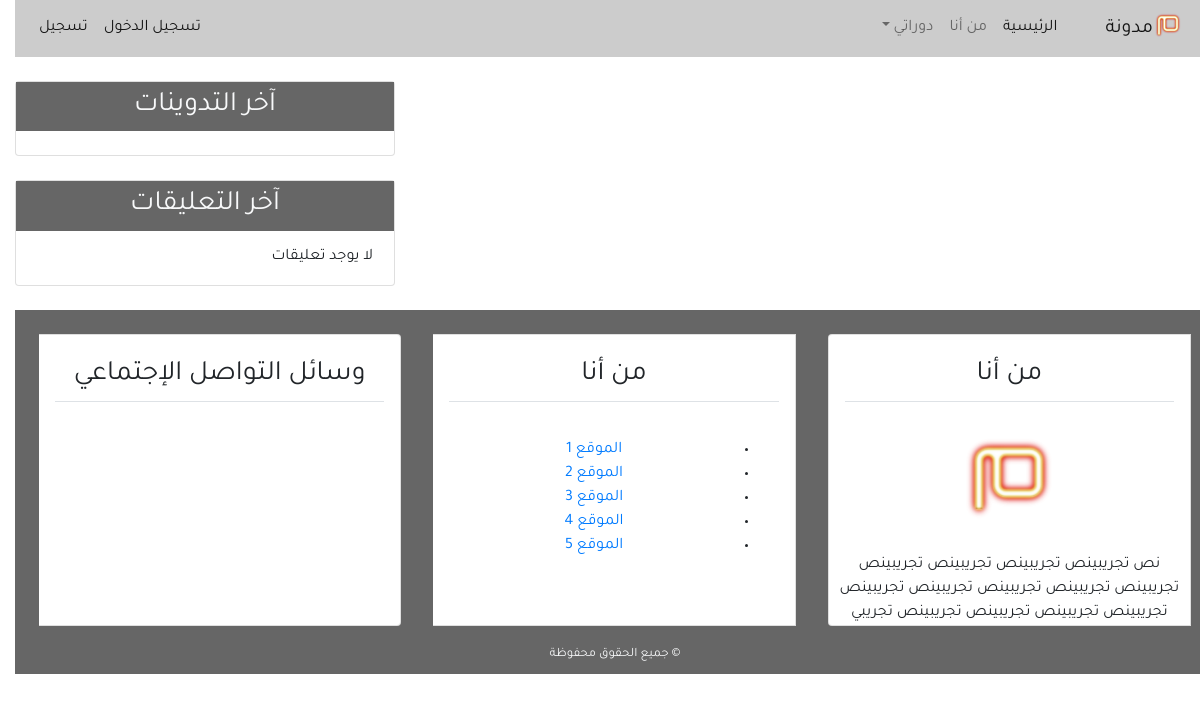
The app's page /, older data.
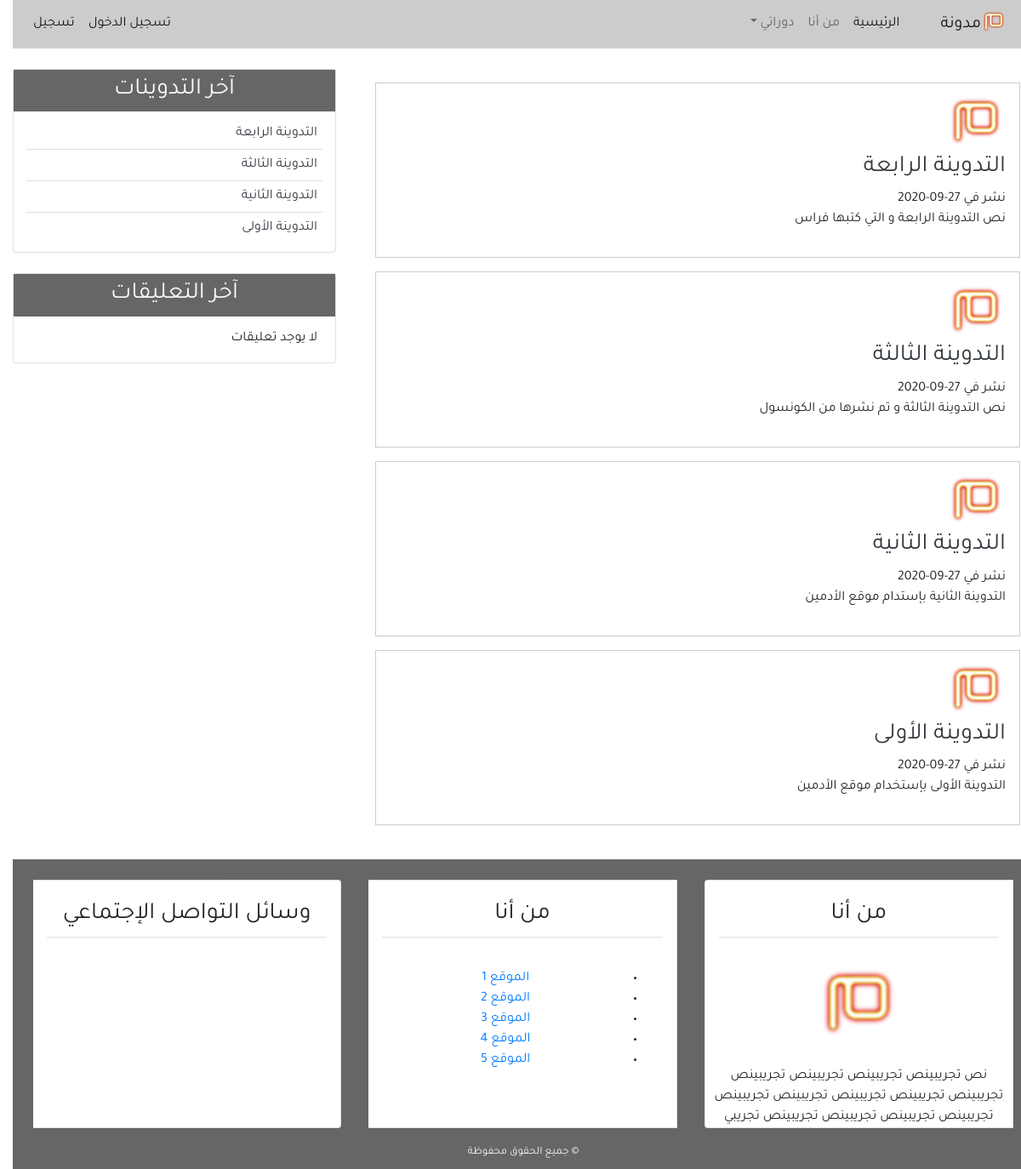
The same page, newer data.
### blog/models.py (models this page shows, shortened)
class Post(models.Model):
    title = models.CharField(max_length=100)
    content = models.TextField()
    post_date = models.DateTimeField(default=timezone.now)
    post_update = models.DateTimeField(auto_now=True)
    author = models.ForeignKey(User, on_delete=models.CASCADE)
    class Meta:
        ordering = ('-post_date', )

### blog/views.py (the view)
# urls.py: path('', views.home, name='home'),
def home(request):
    context = {
        'title': 'الصفحة الرئيسية',
        'posts': Post.objects.all()
    }
    return render(request, 'blog/index.html', context)

### blog/templates/blog/index.html
{% extends 'blog/base.html' %}
{% block content %}
    {% for post in posts %}
        <div class="post p-3 m-3">
            <img class="ing-fluid" width="70px" src="../../static/blog/images/mim-logo.png" alt="صورة الناشر">
            <h3><a href="{% url 'detail' post.pk %}" class="text-dark">{{post.title}}</a></h3>
            <span>نشر في {{post.post_date | date:"d-m-Y"}}</span>
            <p>{{post.content}}</p>
        </div>
    {% endfor %}
{% endblock content %}

### blog/templates/blog/base.html (shortened to what this page needs)
{% load static %}
<!DOCTYPE html>
<html lang="ar">
<head>
    <link rel="stylesheet" type="text/css" href="{% static 'blog/css/bootstrap.min.css' %}">
    <link rel="stylesheet" type="text/css" href="{% static 'blog/css/main.css' %}">
</head>
<body>
    <header>
        <nav class="navbar navbar-expand-lg navbar-light bg-light mb-4">
            <a class="navbar-brand" href="#"><img src="{% static 'blog/images/mim-logo.png' %}" alt="شعار مدونة"
                    width="30px" />مدونة</a>
            <div class="collapse navbar-collapse" id="navbarSupportedContent">
                <ul class="navbar-nav">
                    <li class="nav-item active">
                        <a class="nav-link" href="{% url 'home' %}">الرئيسية<span class="sr-only">(current)</span></a>
                    </li>
                    <li class="nav-item">
                        <a class="nav-link" href="{% url 'about' %}">من أنا</a>
                    </li>
                    <li class="nav-item dropdown">
                        <a class="nav-link dropdown-toggle" href="#" id="navbarDropdown" role="button"
                            data-toggle="dropdown" aria-haspopup="true" aria-expanded="false">
                            دوراتي
                        </a>
                    </li>
                </ul>
                <ul class="navbar-nav mr-auto">
                    <li class="nav-item active"><a class="nav-link">تسجيل الدخول</a></li>
                    <li class="nav-item active"><a class="nav-link">تسجيل</a></li>
                </ul>
            </div>
        </nav>
    </header>
    <section>
        <div class="contaner mb-4">
            <div class="row">
                <div class="col-md-8">
                    {% block content %}
                    {% endblock content %}
                </div>
                <div class="col-md-4">
                    <div class="card mb-4">
                        <h3 class="text-center bg-secondary text-light p-2">آخر التدوينات</h3>
                        {% include 'blog/latest_posts.html' %}
                    </div>
                    <div class="card">
                        <h3 class="text-center bg-secondary text-light p-2">آخر التعليقات</h3>
                        {% include 'blog/latest_comment.html' %}
                    </div>
                </div>
            </div>
        </div>
    </section>
    <footer class="bg-secondary">
        <div class="container-fluid text-center p-2">
            <div class="row">
                <div class="col-md">
                    <div class="card-group">
                        <div class="card m-3">
                            <h3 class="card-titale text-center border-bottom p-2 m-3">من أنا</h3>
                            <div class="card-body"><img src="{% static 'blog/images/mim-logo.png' %}" width="100px"
                                    alt="شعار مدونة"></div>
                            نص تجريبينص تجريبينص تجريبينص تجريبينص تجريبينص تجريبينص تجريبينص تجريبينص تجريبينص تجريبينص
                            تجريبينص تجريبينص تجريبينص تجريبي
                        </div>
                        <div class="card m-3">
                            <h3 class="card-titale text-center border-bottom p-2 m-3">من أنا</h3>
                            <div class="card-body text-center">
                                <ul>
                                    <li><a href="#">الموقع 1</a></li>
                                    <li><a href="#">الموقع 2</a></li>
                                    <li><a href="#">الموقع 3</a></li>
                                    <li><a href="#">الموقع 4</a></li>
                                    <li><a href="#">الموقع 5</a></li>
                                </ul>
                            </div>
                        </div>
                        <div class="card m-3">
                            <h3 class="card-titale text-center border-bottom p-2 m-3">وسائل التواصل الإجتماعي</h3>
                            <h3 class="card-body text-center">
                                <a href="#" class="text-secondary">  </a>
                                <a href="#" class="text-secondary">  </a>
                                <a href="#" class="text-secondary">  </a>
                                <a href="#" class="text-secondary">  </a>
                                <a href="#" class="text-secondary">  </a>
                                <a href="#" class="text-secondary">  </a>
                            </h3>
                        </div>
                    </div>
                </div>
            </div>
            <div class="row">
                <div class="col-md"><small class="text-light">&copy; جميع الحقوق محفوظة</small></div>
            </div>
        </div>
    </footer>
</body>
</html>

### blog/templates/blog/latest_posts.html
<ul class="list-group-flush latest-post">
    {% for post in posts %}
        <li class="list-group-item latest-post-item">
            <a href="{% url 'detail' post.pk %}" class="text-dark">{{post.title}}</a>
        </li>
    {% endfor %}
</ul>

### blog/templates/blog/latest_comment.html
<ul class="list-group-flush latest-comment">
    {% for comment in comments %}
        <li class="list-group-item latest-comment-item">
            <a href="{% url 'detail' comment.post.pk %}" class="text-dark">{{ comment.body}}</a>
        </li>
    {% empty %}
    <li class="list-group-item latest-comment-item">لا يوجد تعليقات</li>
    {% endfor %}
</ul>

### blog/static/blog/CSS/main.css (style rules this page uses)
html, body { direction: rtl; text-align: right; }
body { font-family: 'Tajawal', sans-serif; }
.bg-secondary { background-color: #666 !important; }
.bg-light { background-color: #CCC !important; }
.post { border: 1px solid #CCC; }
.latest-post, .latest-comment { padding: 0 15px; }
.latest-post .latest-post-item, .latest-comment .latest-comment-item { padding: 6px; }
.latest-post li:first-child, .latest-comment .li:first-child { border-top: 0; }
.latest-post li:last-child, .latest-comment li:last-child { border-bottom: 0; padding-bottom: 0; }

Row changes from the older to the newer data that the page shows:
added Post: title "التدوينة الرابعة", post_date "27-09-2020", content "نص التدوينة الرابعة و التي كتبها فراس"
added Post: title "التدوينة الثالثة", post_date "27-09-2020", content "نص التدوينة الثالثة و تم نشرها من الكونسول"
added Post: title "التدوينة الثانية", post_date "27-09-2020", content "التدوينة الثانية بإستدام موقع الأدمين"
added Post: title "التدوينة الأولى", post_date "27-09-2020", content "التدوينة الأولى بإستخدام موقع الأدمين"
